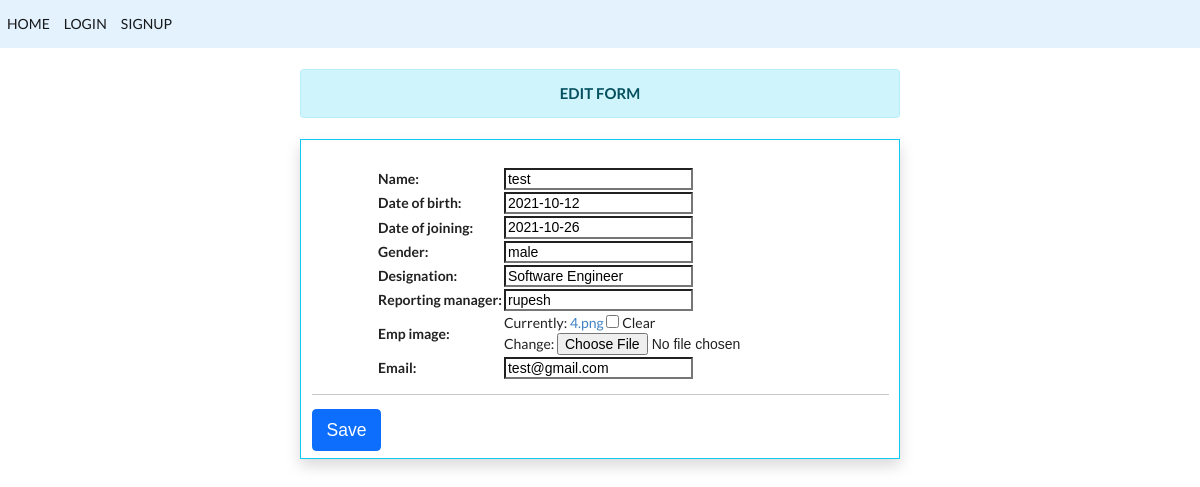
/empedit/58/, run on the app's committed database.
### app1/models.py (models this page shows)
class Employee(models.Model):
	name=models.CharField(max_length=30)
	date_of_birth=models.CharField(max_length=50)
	date_of_joining=models.CharField(max_length=50)
	gender=models.CharField(default=None,max_length=50)
	designation=models.CharField(max_length=50)
	reporting_manager=models.CharField(max_length=50)
	emp_image=models.ImageField(upload_to='static/app1/images',default='',blank=True)
	password=models.CharField(max_length=500)
	email=models.CharField(max_length=100,unique=True)

### app1/views.py (the view)
# urls.py: path('empedit/<int:pk>/',(empedit.as_view())),
class empedit(UpdateView):
    model=Employee
    template_name='empedit.html'
    fields=['name','date_of_birth','date_of_joining','gender','designation','reporting_manager','emp_image','email']
    success_url='/emplist/'

### app1/templates/empedit.html (shortened to what this page needs)
{% extends 'base.html' %}
{% block content %}
<div class='alert alert-info display-7 font-weight-bold text-uppercase mt-0 col-6  text-center mx-auto mt-4'>
    <h4>Edit Form</h4>
</div>
<div class='container container-body col-6 shadow mt-4  ml-1 border border-info mb-4 pt-2 pb-2 mx-auto'>
    <form method="POST" enctype='multipart/form-data'>
        <table cellpading="10" cellspacing="10" class="mx-auto">
            {{form.as_table}}
            <br>
        </table>
        <tr>
                <td><hr><input class='btn btn-primary btn-lg ' type="submit" value="Save"></td>
            </tr>
    </form>
</div>
{% endblock %}

### data on the page
Employee: name "test", date_of_birth "2021-10-12", date_of_joining "2021-10-26", gender "male", designation "Software Engineer", reporting_manager "rupesh", email "test@gmail.com"
